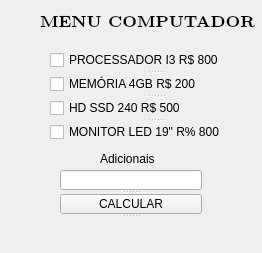
<?xml version="1.0" encoding="UTF-8"?>
<ui version="4.0">
 <class>Widget</class>
 <widget class="QWidget" name="Widget">
  <property name="geometry">
   <rect>
    <x>0</x>
    <y>0</y>
    <width>262</width>
    <height>253</height>
   </rect>
  </property>
  <property name="windowTitle">
   <string>Widget</string>
  </property>
  <widget class="QLabel" name="label">
   <property name="geometry">
    <rect>
     <x>40</x>
     <y>10</y>
     <width>221</width>
     <height>20</height>
    </rect>
   </property>
   <property name="font">
    <font>
     <family>Latin Modern Roman</family>
     <pointsize>12</pointsize>
     <weight>75</weight>
     <italic>false</italic>
     <bold>true</bold>
    </font>
   </property>
   <property name="text">
    <string>MENU COMPUTADOR</string>
   </property>
  </widget>
  <widget class="QLabel" name="label_2">
   <property name="geometry">
    <rect>
     <x>100</x>
     <y>150</y>
     <width>81</width>
     <height>17</height>
    </rect>
   </property>
   <property name="text">
    <string>Adicionais</string>
   </property>
  </widget>
  <widget class="QSplitter" name="splitter">
   <property name="geometry">
    <rect>
     <x>50</x>
     <y>50</y>
     <width>211</width>
     <height>92</height>
    </rect>
   </property>
   <property name="orientation">
    <enum>Qt::Vertical</enum>
   </property>
   <widget class="QCheckBox" name="processador">
    <property name="text">
     <string>PROCESSADOR I3 R$ 800</string>
    </property>
   </widget>
   <widget class="QCheckBox" name="memoria">
    <property name="text">
     <string>MEMÓRIA 4GB R$ 200</string>
    </property>
   </widget>
   <widget class="QCheckBox" name="hd">
    <property name="text">
     <string>HD SSD 240 R$ 500</string>
    </property>
   </widget>
   <widget class="QCheckBox" name="monitor">
    <property name="text">
     <string>MONITOR LED 19&quot; R% 800</string>
    </property>
   </widget>
  </widget>
  <widget class="QSplitter" name="splitter_2">
   <property name="geometry">
    <rect>
     <x>60</x>
     <y>170</y>
     <width>142</width>
     <height>67</height>
    </rect>
   </property>
   <property name="orientation">
    <enum>Qt::Vertical</enum>
   </property>
   <widget class="QLineEdit" name="caixa"/>
   <widget class="QPushButton" name="botao">
    <property name="text">
     <string>CALCULAR</string>
    </property>
   </widget>
   <widget class="QLabel" name="resultado">
    <property name="font">
     <font>
      <family>DejaVu Sans Mono</family>
      <pointsize>14</pointsize>
      <weight>75</weight>
      <bold>true</bold>
     </font>
    </property>
    <property name="text">
     <string/>
    </property>
   </widget>
  </widget>
 </widget>
 <layoutdefault spacing="6" margin="11"/>
 <resources/>
 <connections/>
</ui>
